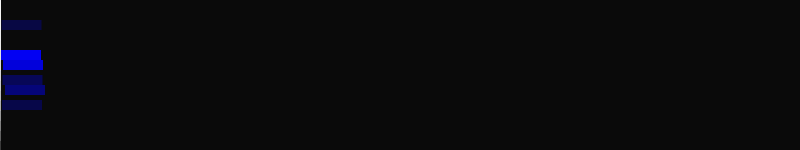
Frame 1 (no input)
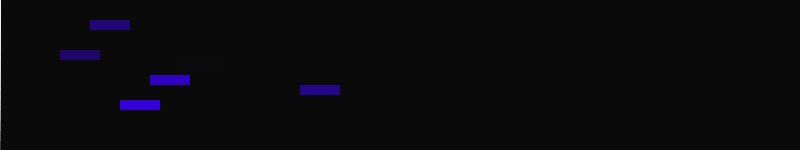
Frame 60 (the mouse pressed at the canvas centre just before this capture)
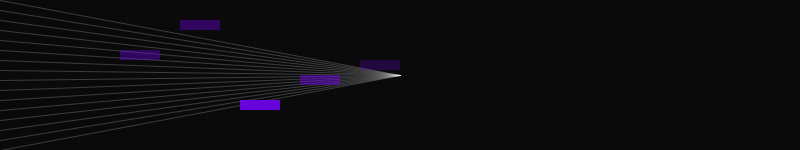
Frame 120 (the mouse held since frame 60 and released just before this capture)

The Processing sketch that drew these frames (run headless with seeded random() and noise(); from frame 60 on, the mouse is pressed at the canvas centre):

// Processing sketch: processing_74724
// ── processing_74724.pde


Car myCar1;
Car myCar2;
Car myCar3;
Car myCar4;
Car myCar5;
Car myCar6;

class Car{
  color c;
  float xpos;
  float ypos;
  float xspeed;
  float a;


  

  Car(color tempC, float tempXpos, float tempYpos, float tempXspeed){
    c=tempC;
    xpos=tempXpos;
    ypos=tempYpos;
    xspeed=tempXspeed;

  }
  
  void display(){
    a=random(255);
    noStroke();
   
    fill(frameCount%255,0,255,a);
    rect(xpos,ypos,40,10);
    //rectMode(CENTER);
    
  }
  
  void move(){
    xpos=xpos+xspeed;
    if(xpos>width){
      xpos=0;
    }
  }
  
}
void setup(){
  size(800,150);
  frameRate(80);

  myCar1=new Car(color(255,0,0),0,100,2);
  myCar2=new Car(color(0,255,0),0,50,1);
  myCar3=new Car(color(0,0,255),0,20,1.5);
  myCar4=new Car(color(200,0,0),0,60,3);
  myCar5=new Car(color(0,150,0),0,75,2.5);
  myCar6=new Car(color(0,0,220),0,85,5);

} 

   void mousePressed(){
   background(255,255,0);
 }
void draw(){
  background(10);
  stroke(255, random(80));
  for (int y=0; y<=height; y+=10){
    line(0,y,mouseX,mouseY);
  }

  myCar1.move();
  myCar2.move();
  myCar3.move();
  myCar4.move();
  myCar5.move();
  myCar6.move();
  
  myCar1.display();
  myCar2.display();
  myCar3.display();
  myCar4.display();
  myCar5.display();
  myCar6.display();
  
 }


    
    
    
    
    
    
    
